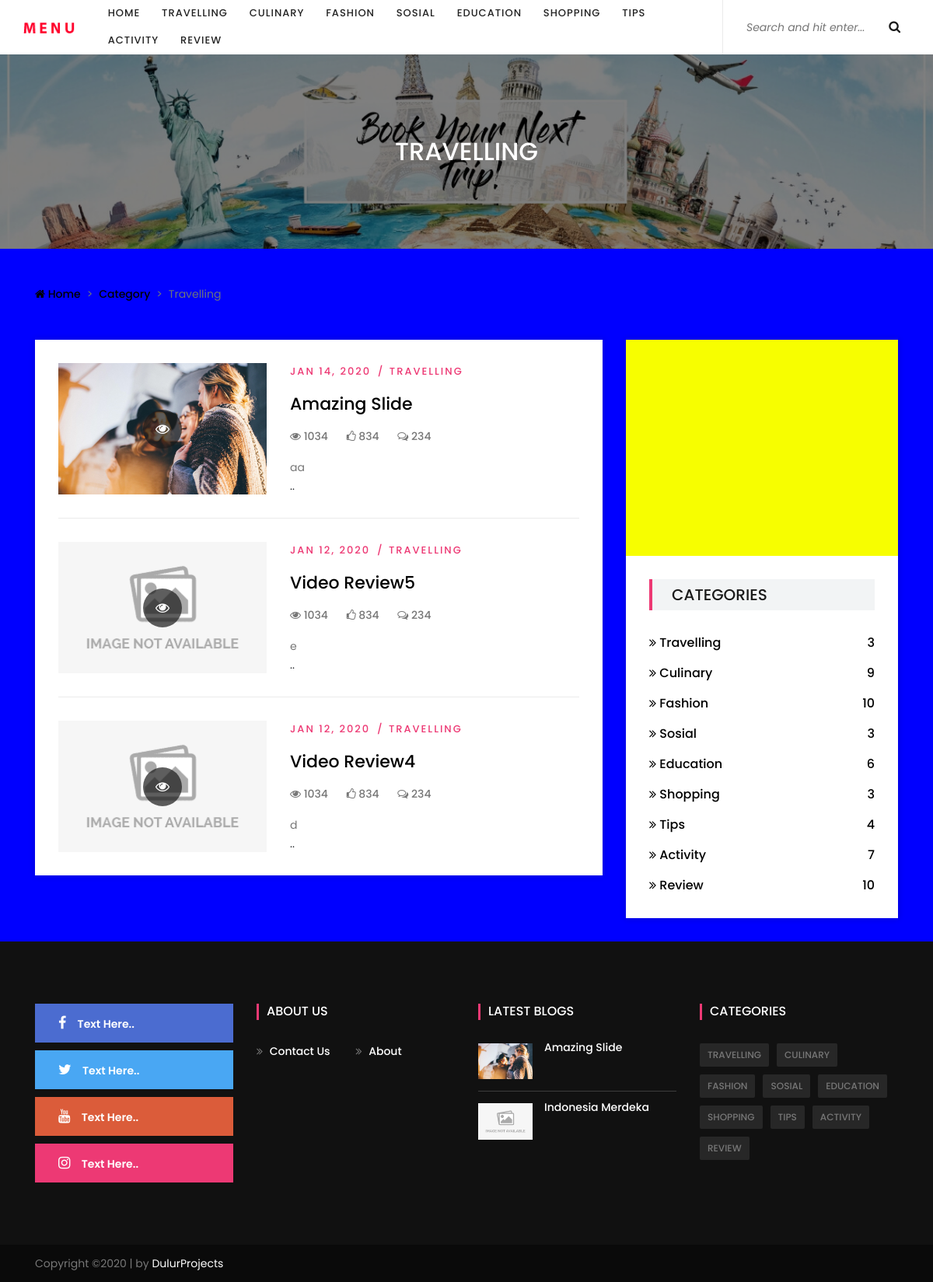
Page /category/travelling on the committed database.
### tables this page shows
CREATE TABLE `menubar` (
  `mnb_id` int(11) NOT NULL,
  `mnb_name` varchar(100) NOT NULL,
  `mnb_slug` varchar(100) NOT NULL,
  `mnb_image` varchar(120) NOT NULL,
  `mnb_created_at` timestamp NOT NULL DEFAULT current_timestamp() ON UPDATE current_timestamp(),
  `mnb_created_by` varchar(50) NOT NULL,
  `mnb_edited_at` timestamp NOT NULL DEFAULT '0000-00-00 00:00:00',
  `mnb_edited_by` varchar(50) NOT NULL
);

CREATE TABLE `blogs_category` (
  `cat_id` int(11) NOT NULL,
  `cat_name` varchar(100) NOT NULL,
  `cat_slug` varchar(100) NOT NULL,
  `cat_color` varchar(100) NOT NULL,
  `cat_description` text NOT NULL,
  `cat_image` varchar(255) NOT NULL,
  `cat_created_at` timestamp NOT NULL DEFAULT current_timestamp() ON UPDATE current_timestamp(),
  `cat_created_by` varchar(50) NOT NULL,
  `cat_edited_at` timestamp NOT NULL DEFAULT '0000-00-00 00:00:00',
  `cat_edited_by` varchar(50) NOT NULL
);

CREATE TABLE `blogs` (
  `blg_id` int(11) NOT NULL,
  `blg_title` varchar(255) NOT NULL,
  `blg_slug` varchar(255) NOT NULL,
  `blg_cat_id` varchar(100) NOT NULL,
  `blg_view_id` varchar(30) NOT NULL,
  `blg_image` varchar(255) NOT NULL,
  `blg_video` varchar(255) NOT NULL,
  `blg_text_content` text NOT NULL,
  `blg_tags` varchar(255) NOT NULL,
  `blg_status` int(11) NOT NULL,
  `blg_created_at` timestamp NOT NULL DEFAULT current_timestamp(),
  `blg_created_by` varchar(50) NOT NULL,
  `blg_edited_at` timestamp NOT NULL DEFAULT '0000-00-00 00:00:00',
  `blg_edited_by` varchar(50) NOT NULL
);

CREATE TABLE `ads` (
  `ads_id` int(11) NOT NULL,
  `ads_name` varchar(100) NOT NULL,
  `ads_slug` varchar(100) NOT NULL,
  `ads_position` varchar(100) NOT NULL,
  `ads_link` varchar(255) NOT NULL,
  `ads_image` varchar(120) NOT NULL,
  `ads_created_at` timestamp NOT NULL DEFAULT current_timestamp() ON UPDATE current_timestamp(),
  `ads_created_by` varchar(50) NOT NULL,
  `ads_edited_at` timestamp NOT NULL DEFAULT '0000-00-00 00:00:00',
  `ads_edited_by` varchar(50) NOT NULL
);

CREATE TABLE `pages` (
  `pgs_id` int(11) NOT NULL,
  `pgs_name` varchar(255) NOT NULL,
  `pgs_slug` varchar(255) NOT NULL,
  `pgs_image` varchar(255) NOT NULL,
  `pgs_maps_link` text NOT NULL,
  `pgs_text_content` text NOT NULL,
  `pgs_tags` varchar(255) NOT NULL,
  `pgs_created_at` timestamp NOT NULL DEFAULT current_timestamp() ON UPDATE current_timestamp(),
  `pgs_created_by` varchar(50) NOT NULL,
  `pgs_edited_at` timestamp NOT NULL DEFAULT '0000-00-00 00:00:00',
  `pgs_edited_by` varchar(50) NOT NULL
);

### application/views/frontend/pages/categories/categories_page.php (the view, shortened to what the rows shown need)
<section class="breadcrumb-area bg-img bg-overlay" style="background-image: url(<?= base_url() ?>assets/img/blogs/categories/<?= $category['cat_image'] ?>);">
    <div class="container h-100">
        <div class="row h-100 align-items-center">
            <div class="col-12">
                <div class="breadcrumb-content">
                    <h2><?= $category['cat_name'] ?></h2>
                </div>
            </div>
        </div>
    </div>
</section>
<?php
foreach($categories as $categ)
{
    $explodeurl = explode('/', $_SERVER['REQUEST_URI']);
    foreach($explodeurl as $expurl)
    {
    if(strtolower($categ['cat_name']) == $expurl)
    { ?>
<div class="mag-breadcrumb py-5" style="background-color: <?= $categ['cat_color'] ?>">
    <?php }
    }
}
?>
    <div class="container">
        <div class="row">
            <div class="col-12">
                <nav aria-label="breadcrumb">
                    <ol class="breadcrumb">
                        <li class="breadcrumb-item"><a href="<?= site_url() ?>"><i class="fa fa-home" aria-hidden="true"></i> Home</a></li>
                        <li class="breadcrumb-item"><a href="#">Category</a></li>
                        <li class="breadcrumb-item active" aria-current="page"><?= $category['cat_name'] ?></li>
                    </ol>
                </nav>
            </div>
        </div>
    </div>
</div>
<?php
foreach($categories as $categ)
{
    $explodeurl = explode('/', $_SERVER['REQUEST_URI']);
    foreach($explodeurl as $expurl)
    {
    if(strtolower($categ['cat_name']) == $expurl)
    { ?>
<div class="archive-post-area" style="background-color: <?= $categ['cat_color'] ?>">
    <?php }
    }
}
?>
    <div class="container">
        <div class="row justify-content-center">
            <div class="col-12 col-xl-8">
                <div class="archive-posts-area bg-white p-30 mb-30 box-shadow">
                    <?php foreach($blogs as $blog) : ?>
                    <?php $explodecategory = explode(',', $blog['blg_cat_id']) ?>
                    <?php foreach($explodecategory as $explocat) : ?>
                    <?php if($category['cat_id'] == $explocat && $blog['blg_status'] == '1') : ?>
                    <div class="single-catagory-post d-flex flex-wrap">
                    <?php if($blog['blg_image'] == 'noimageblogs.png') : ?>
                        <div class="post-thumbnail bg-img" style="background-image: url(<?= base_url('assets/img/blogs/noimages/noimageblogs.png') ?>);">
                            <a href="<?= site_url('category/'.$category['cat_slug'].'/'.$blog['blg_slug']) ?>" class="video-play"><i class="fa fa-eye"></i></a>
                        </div>
                    <?php else : ?>
                        <div class="post-thumbnail bg-img" style="background-image: url(<?= base_url() ?>assets/img/blogs/<?= $blog['blg_image'] ?>);">
                            <a href="<?= site_url('category/'.$category['cat_slug'].'/'.$blog['blg_slug']) ?>" class="video-play"><i class="fa fa-eye"></i></a>
                        </div>
                    <?php endif ?>
                        <div class="post-content">
                            <div class="post-meta">
                                <a href="#"><?= date('M d, Y', strtotime($blog['blg_created_at'])) ?></a>
                                <a href="<?= site_url('category/'.$category['cat_slug']) ?>"><?= $category['cat_name'] ?></a>
                            </div>
                            <a href="<?= site_url('category/'.$category['cat_slug'].'/'.$blog['blg_slug']) ?>" class="post-title"><?= $blog['blg_title'] ?></a>
                            <div class="post-meta-2">
                                <a href="#"><i class="fa fa-eye" aria-hidden="true"></i> 1034</a>
                                <a href="#"><i class="fa fa-thumbs-o-up" aria-hidden="true"></i> 834</a>
                                <a href="#"><i class="fa fa-comments-o" aria-hidden="true"></i> 234</a>
                            </div>
                            <p>
                            	<?= substr($blog['blg_text_content'], 0, 70) ?> ..
                            </p>
                        </div>
                    </div>
                	<?php endif ?>
                	<?php endforeach ?>
                	<?php endforeach ?>
                </div>
            </div>
            <div class="col-12 col-md-6 col-lg-5 col-xl-4">
                <div class="sidebar-area bg-white mb-30 box-shadow">
                    <div class="single-sidebar-widget">
                        <?php $i=1; foreach($ads as $advertising) : ?>
                        <?php if($advertising['ads_position'] == 'Right') : ?>
                        <?php $i++; ?>
                        <?php if($advertising['ads_image'] == 'noimageads.png') : ?>
                        <a href="<?= $advertising['ads_link'] ?>" class="add-img">
                            <img src="<?= base_url('assets/img/ads/noimageads/noimageads.png') ?>" alt="">
                        </a>
                        <?php else : ?>
                        <a href="<?= $advertising['ads_link'] ?> " target="_blank" class="add-img">
                            <img src="<?= base_url('assets/img/ads/'.$advertising['ads_image']) ?>" alt="">
                        <?php endif ?>
                        <?php if($i==2) break ?>
                        <?php endif ?>
                        <?php endforeach ?>
                        </a>
                    </div>
                    <div class="single-sidebar-widget p-30">
                        <ul class="catagory-widgets">
                        	<?php foreach($categories as $cat) : ?>
                            <li><a href="<?= site_url('category/'.$cat['cat_slug'].'') ?>"><span><i class="fa fa-angle-double-right" aria-hidden="true"></i> <?= $cat['cat_name'] ?></span>
                            	<span>
                            		<?= $this->global_m->count($cat['cat_id']) ?>
                            	</span></a></li>
                        	<?php endforeach ?>
                        </ul>
                    </div>
                </div>
            </div>
        </div>
    </div>
</div>

### application/views/frontend/theme/template.php (shortened to what the rows shown need)
<!DOCTYPE html>
<html lang="en">
<head>
    <link rel="stylesheet" href="<?= base_url() ?>assets/theme/frontend/style.css">
</head>
<body>
    <header class="header-area">
        <div class="mag-main-menu" id="sticker">
            <div class="classy-nav-container breakpoint-off">
                <nav class="classy-navbar justify-content-between" id="magNav">
                    <?php foreach($menubar as $mnb) : ?>
                    <?php if($mnb['mnb_image'] == 'nomenubar.png') : ?>
                        <a href="<?= site_url() ?>" class="nav-brand"><img src="<?= base_url() ?>assets/img/settings/menubar/nomenubar/nomenubar.png" alt=""></a>
                    <?php else : ?>
                        <a href="<?= site_url() ?>" class="nav-brand"><img src="<?= base_url() ?>assets/img/settings/menubar/<?= $mnb['mnb_image'] ?>" alt=""></a>
                    <?php endif ?>
                    <?php endforeach ?>
                    <div class="nav-content d-flex align-items-center">
                        <div class="classy-menu">
                            <div class="classynav">
                                <ul>
                                    <?php foreach($categories as $category) : ?>
                                        <li><a href="<?= site_url('category/'.$category['cat_slug'].'') ?>"><?= $category['cat_name'] ?></a></li>
                                    <?php endforeach; ?>
                                </ul>
                            </div>
                        </div>
                    </div>
                </nav>
            </div>
        </div>
    </header>
    <?= $contentsfrontend; ?>
    <footer class="footer-area">
        <div class="container">
            <div class="row">
                <div class="col-12 col-sm-6 col-lg-3">
                    <div class="footer-widget">
                        <nav class="footer-widget-nav">
                            <ul>
                                <?php foreach($pages as $pgs) : ?>
                                <li><a href="<?= site_url('pages/'.$pgs['pgs_slug']) ?>"><i class="fa fa-angle-double-right" aria-hidden="true"></i> <?= $pgs['pgs_name'] ?></a></li>
                                <?php endforeach ?>
                            </ul>
                        </nav>
                    </div>
                </div>
                <div class="col-12 col-sm-6 col-lg-3">
                    <div class="footer-widget">
                        <?php $i=0; foreach($blogslatest as $blglatest) : ?>
                        <?php $explodelatest = explode(',', $blglatest['blg_cat_id']); ?>
                        <?php $a=1; foreach($explodelatest as $expllts) :?>
                        <?php foreach($categories as $cat) : ?>
                        <?php if($cat['cat_id'] == $expllts) : ?>
                        <?php $i++; ?>
                        <div class="single-blog-post style-2 d-flex">
                            <div class="post-thumbnail">
                                <?php if($blglatest['blg_image'] == 'noimageblogs.png') : ?>
                                <img src="<?= base_url('assets/img/blogs/noimages/noimageblogs.png') ?>" alt="">
                                <?php else : ?>
                                <img src="<?= base_url('assets/img/blogs/'.$blglatest['blg_image']) ?>" alt="">
                                <?php endif ?>
                            </div>
                            <div class="post-content">
                                <a href="<?= site_url('category/'.strtolower($cat['cat_name']).'/'.$blglatest['blg_slug']) ?>" class="post-title"><?= $blglatest['blg_title'] ?></a>
                            </div>
                        </div>
                        <?php endif ?>
                        <?php endforeach ?>
                        <?php $a++; if($a==2) break ?>
                        <?php endforeach ?>
                        <?php if($i==2)break?>
                        <?php endforeach?>
                    </div>
                </div>
                <div class="col-12 col-sm-6 col-lg-3">
                    <div class="footer-widget">
                        <ul class="footer-tags">
                            <?php foreach($categories as $category) : ?>
                                <li><a href="<?= site_url('category/'.$category['cat_slug']) ?>"><?= $category['cat_name'] ?></a></li>
                            <?php endforeach ?>
                        </ul>
                    </div>
                </div>
            </div>
        </div>
        <div class="copywrite-area">
        </div>
    </footer>
</body>
</html>

### rows in the picture
menubar: mnb_image (picture)
blogs_category: cat_name "TRAVELLING", cat_image (picture), cat_name "Travelling", count "3", blogs.blg_image (picture)
blogs_category: cat_name "CULINARY", cat_name "Culinary", count "9"
blogs_category: cat_name "FASHION", cat_name "Fashion", count "10"
blogs_category: cat_name "SOSIAL", cat_name "Sosial", count "3"
blogs_category: cat_name "EDUCATION", cat_name "Education", count "6"
blogs_category: cat_name "SHOPPING", cat_name "Shopping", count "3"
blogs_category: cat_name "TIPS", cat_name "Tips", count "4"
blogs_category: cat_name "ACTIVITY", cat_name "Activity", count "7"
blogs_category: cat_name "REVIEW", cat_name "Review", count "10"
blogs: blg_image (picture), blg_cat_id "1,3" (drawn), blg_created_at "JAN 14, 2020", blg_title "Amazing Slide", blg_text_content "aa"
blogs: blg_status 1 (drawn), blg_created_at "JAN 12, 2020", blg_title "Video Review5", blg_text_content "e"
blogs: blg_cat_id "1,2,9" (drawn), blg_created_at "JAN 12, 2020", blg_title "Video Review4", blg_text_content "d"
ads: ads_image (picture)
pages: pgs_name "Contact Us"
pages: pgs_name "About"
blogs: blg_title "Indonesia Merdeka"
